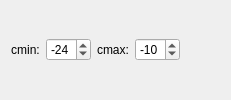
          <widget class="QWidget" name="tab_10">
           <attribute name="title">
            <string>plot : cmap_xy</string>
           </attribute>
           <layout class="QVBoxLayout" name="verticalLayout_186">
            <item>
             <layout class="QHBoxLayout" name="horizontalLayout_104">
              <item>
               <widget class="QLabel" name="label_189">
                <property name="sizePolicy">
                 <sizepolicy hsizetype="Preferred" vsizetype="Preferred">
                  <horstretch>0</horstretch>
                  <verstretch>0</verstretch>
                 </sizepolicy>
                </property>
                <property name="text">
                 <string>cmin:</string>
                </property>
                <property name="alignment">
                 <set>Qt::AlignCenter</set>
                </property>
               </widget>
              </item>
              <item>
               <widget class="QSpinBox" name="spinBox_cmap_xy_cmin">
                <property name="sizePolicy">
                 <sizepolicy hsizetype="Preferred" vsizetype="Fixed">
                  <horstretch>0</horstretch>
                  <verstretch>0</verstretch>
                 </sizepolicy>
                </property>
                <property name="minimum">
                 <number>-60</number>
                </property>
                <property name="maximum">
                 <number>0</number>
                </property>
                <property name="value">
                 <number>-24</number>
                </property>
               </widget>
              </item>
              <item>
               <widget class="QLabel" name="label_190">
                <property name="sizePolicy">
                 <sizepolicy hsizetype="Preferred" vsizetype="Preferred">
                  <horstretch>0</horstretch>
                  <verstretch>0</verstretch>
                 </sizepolicy>
                </property>
                <property name="text">
                 <string>cmax:</string>
                </property>
                <property name="alignment">
                 <set>Qt::AlignCenter</set>
                </property>
               </widget>
              </item>
              <item>
               <widget class="QSpinBox" name="spinBox_cmap_xy_cmax">
                <property name="sizePolicy">
                 <sizepolicy hsizetype="Preferred" vsizetype="Fixed">
                  <horstretch>0</horstretch>
                  <verstretch>0</verstretch>
                 </sizepolicy>
                </property>
                <property name="minimum">
                 <number>-60</number>
                </property>
                <property name="maximum">
                 <number>0</number>
                </property>
                <property name="value">
                 <number>-10</number>
                </property>
               </widget>
              </item>
              <item>
               <spacer name="horizontalSpacer_75">
                <property name="orientation">
                 <enum>Qt::Horizontal</enum>
                </property>
                <property name="sizeHint" stdset="0">
                 <size>
                  <width>40</width>
                  <height>20</height>
                 </size>
                </property>
               </spacer>
              </item>
             </layout>
            </item>
           </layout>
          </widget>
